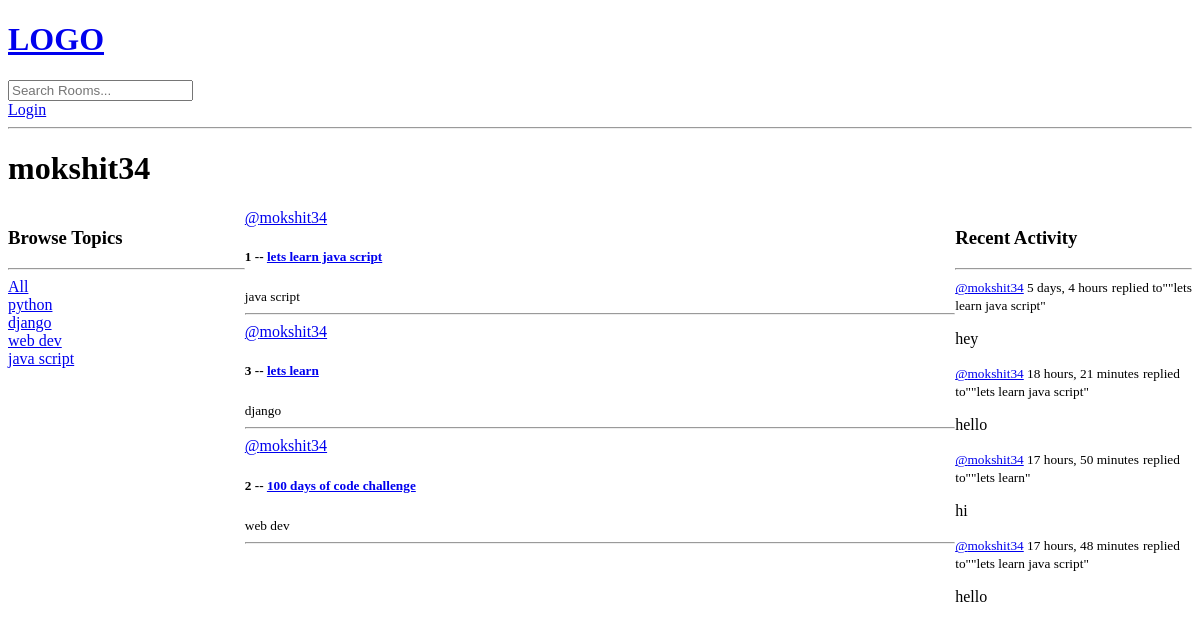
The app's page /profile/1/, older data.
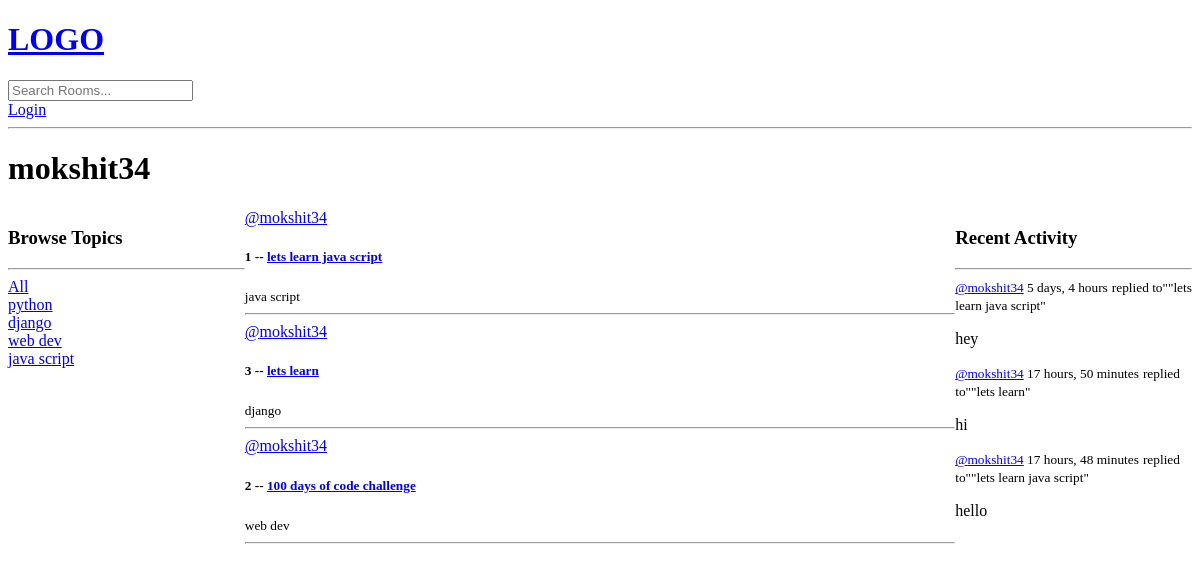
The same page, newer data.
### base/models.py (models this page shows, shortened)
class Topic(models.Model):
    name = models.CharField(max_length=200)

class Room(models.Model):
     host =  models.ForeignKey(User, on_delete=models.SET_NULL, null = True)
     topic =  models.ForeignKey(Topic, on_delete=models.SET_NULL, null = True)
     name = models.CharField(max_length = 200)
     description = models.TextField(null = True, blank = True)
     participants = models.ManyToManyField(
         User, related_name='participants', blank=True)
     updated = models.DateTimeField(auto_now = True)
     created = models.DateTimeField(auto_now_add = True)
     class Meta:
         ordering = ['-updated','-created']
     def __str__(self):
        return self.name

class Message(models.Model):
    user = models.ForeignKey(User, on_delete=models.CASCADE)
    room = models.ForeignKey(Room, on_delete=models.CASCADE)
    body = models.TextField()
    updated = models.DateTimeField(auto_now = True)
    created = models.DateTimeField(auto_now_add = True)
    def __str__(self):
        return self.body[0:50]

### base/views.py (the view)
# urls.py: path('profile/<str:pk>/', views.userProfile, name="user-profile"),
def userProfile(request, pk):
    user = User.objects.get(id=pk)
    rooms = user.room_set.all()
    room_messages = user.message_set.all()
    topics = Topic.objects.all()
    context = {'user': user, 'rooms':rooms,'room_messages': room_messages, 'topics':topics}
    return render(request, 'base/profile.html', context)

### base/templates/base/profile.html (shortened to what this page needs)
{% extends 'main.html' %}
{% block content %}
<h1>{{user.username}}</h1>
<div class="profile-container">
    <div>
        {%include 'base/topics_component.html' %}
    </div>
     <div>
        {%include 'base/feed_component.html' %}
     </div>
     <div>
        {%include 'base/activity_component.html' %}
    </div>
</div>
{% endblock content %}

### base/templates/base/topics_component.html
<h3>Browse Topics</h3>
<hr>
<div>
    <a href="{% url 'home' %}">All</a>
</div>
{% for topic in topics %}
<div>
    <a href="{% url 'home' %}?q={{topic.name}}">{{topic.name}}</a>
</div>
{% endfor %}

### base/templates/base/feed_component.html (shortened to what this page needs)
 <div>
     {% for room in rooms %}
     <div>
     <a href="{% url 'user-profile' room.host.id %}">@{{room.host.username}}</a>
     <h5>{{room.id}} -- <a href="/room/{{room.id}}">{{room.name}}</a></h5>
     <small>{{room.topic.name}}</small>
     <hr>
     </div>
     {% endfor %}
    </div>

### base/templates/base/activity_component.html (shortened to what this page needs)
<h3>Recent Activity</h3>
<hr>
{% for message in room_messages %}
<div>
    <small><a href="{% url 'user-profile' message.user.id %}"> @{{message.user}}</a>
         {{message.created|timesince}}</small>
    <small> replied to""{{message.room}}"</small>
    <p> {{message}}</p>
 </div>
 {% endfor %}

Row changes from the older to the newer data that the page shows:
removed Message: user "mokshit34", created "18 hours, 21 minutes", room "lets learn java script", body "hello"
